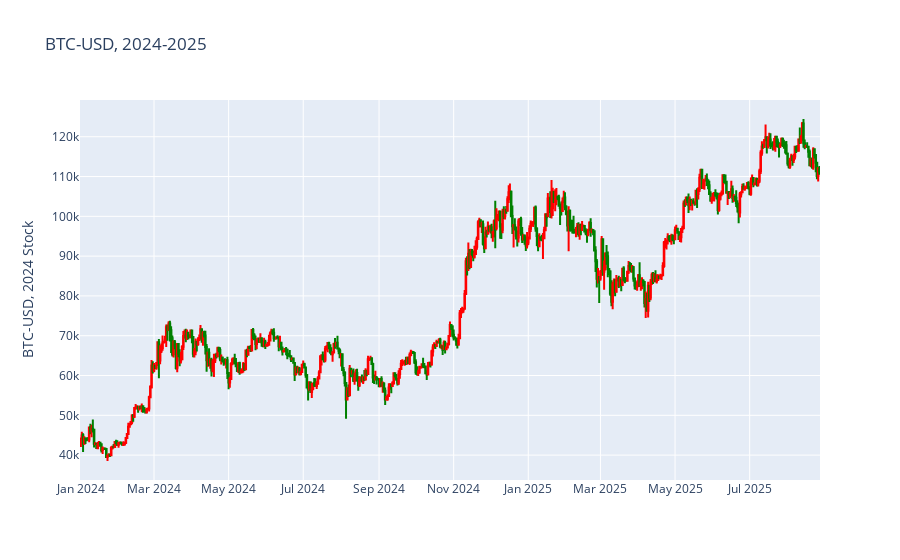

Notebook source saved alongside this figure:
### Code cell
import plotly
import plotly.graph_objects as go

candlestick = go.Candlestick(
                            x=df_btc.index,
                            open=df_btc['Open'],
                            high=df_btc['High'],
                            low=df_btc['Low'],
                            close=df_btc['Close'],
                            increasing_line_color= 'red', decreasing_line_color= 'green',
                            )

fig = go.Figure(data=[candlestick])
fig.update_layout(xaxis_rangeslider_visible=False,
                  title="BTC-USD, 2024-2025",
                yaxis_title='BTC-USD, 2024 Stock')
fig.show()

### Figure 1 — Plotly figure (JSON) as saved in the notebook; plotly's stock layout.template omitted (floating-point values rounded to 4 significant figures; data arrays with more than 128 entries replaced by an {"elided": "..."} marker saying what was removed)
{"data": [{"close": {"elided": "605 float values"}, "decreasing": {"line": {"color": "green"}}, "high": {"elided": "605 float values"}, "increasing": {"line": {"color": "red"}}, "low": {"elided": "605 float values"}, "open": {"elided": "605 float values"}, "type": "candlestick", "x": {"elided": "605 str values"}}], "layout": {"title": {"text": "BTC-USD, 2024-2025"}, "xaxis": {"rangeslider": {"visible": false}}, "yaxis": {"title": {"text": "BTC-USD, 2024 Stock"}}}}
